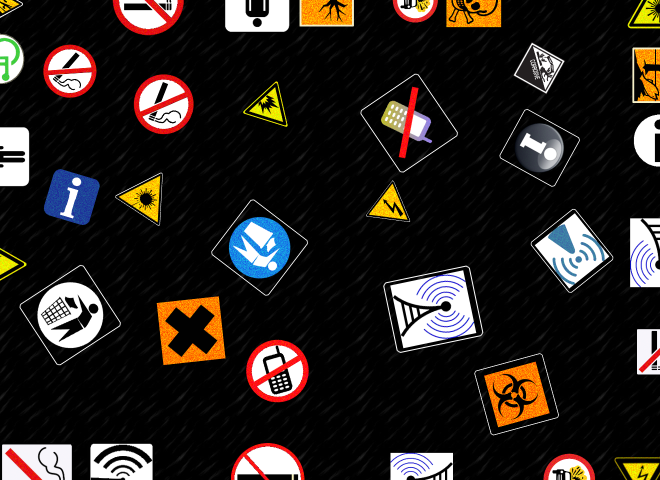
%> input picture TRABALHO_2/Seq39x/imagens/svpi2023_TP2_img_391_09.png, 1320 x 960 px (shown at 1/2 size); its folder holds only this picture in this run
$ octave counter_v4_objects.m   (GNU Octave 9; MATLAB toolbox functions it lacks are replaced by stand-ins)
%> lines starting %> are read from the running program, lines starting %| are printed output that depends on the picture; in (x1, y1, x2, y2) boxes, pixels count from 0 and x2, y2 are one past the last pixel; in counts of white or black regions, pixels touching at a corner belong together; the program's own positions count from 1
clear all
close all
clc
%function tp2_97746()
nn = 97746;

dificuldade = 1; % 1-hardest; 2-mid; 3 - easier

% lista = dir("Imagens de Referência/frame/svpi2023_TP2_img_*"+dificuldade+"_*.png");
% lista = dir("Imagens de Referência/noframe/svpi2023_TP2_img_*"+dificuldade+"_*.png");
 lista = dir("Seq39x/imagens/svpi2023_TP2_img_*"+dificuldade+"_*.png");
% lista = dir("../svpi2023_TP2_img_*"+dificuldade+"_*.png");

num_files = size(lista,1);
matrix = zeros(num_files,18);
for i=1:num_files
    tic
    file = lista(i).name;
    num_seq = str2double(file(18:20));
    num_img = str2double(file(22:23));
    image = im2double(imread([lista(i).folder,'\',lista(i).name]));
    %imshow(image)
    figure
    [obj_border,obj_ok,obj_frame,bio,cor,elec,explo,info,laser,lit,phone,smoking,tox,wc,wifi] = func_identifier(image);
    matrix(i,:) =[nn,num_seq,num_img,obj_border,obj_ok,obj_frame,bio,cor,elec,explo,info,laser,lit,phone,smoking,tox,wc,wifi];
    %pause
    toc
end
writematrix(matrix,"tp2_97746.txt")
disp('finished')
%close all
%end

function [obj_border,obj_ok,obj_frame,bio,cor,elec,explo,info,laser,lit,phone,smoking,tox,wc,wifi] = func_identifier(image)
obj_border = 0;
obj_ok = 0;
obj_frame = 0;
bio = 0;
cor = 0;
elec = 0;
explo = 0;
info = 0;
laser = 0;
lit = 0;
phone = 0;
smoking = 0;
tox = 0;
wc = 0;
wifi = 0;

% Convert the RGB image to double precision for processing
rgbImage = im2double(image);

% Specify the standard deviation of the Gaussian filter
sigma = 1; % Adjust this value as needed

% Apply Gaussian filter to each channel separately
redChannel = imgaussfilt(rgbImage(:,:,1), sigma);
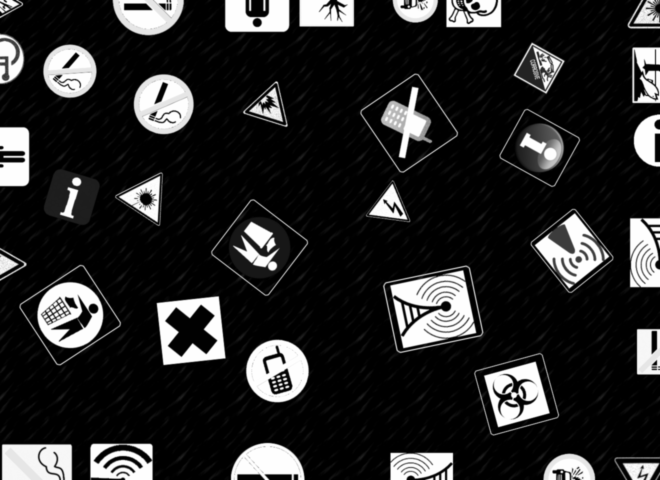
%> redChannel: size 960x1320 double (shown at 1/2 size); min 0, max 1, mean 0.165
greenChannel = imgaussfilt(rgbImage(:,:,2), sigma);
blueChannel = imgaussfilt(rgbImage(:,:,3), sigma);

% Combine the filtered channels into a single RGB image
filteredImage = cat(3, redChannel, greenChannel, blueChannel);
Z = rgb2gray(filteredImage);
Z = imadjust(Z);
Z = bsxfun(@times,image,cast(Z, 'like', image));
%> Z: size 960x1320x3 double
Z = rgb2gray(Z);
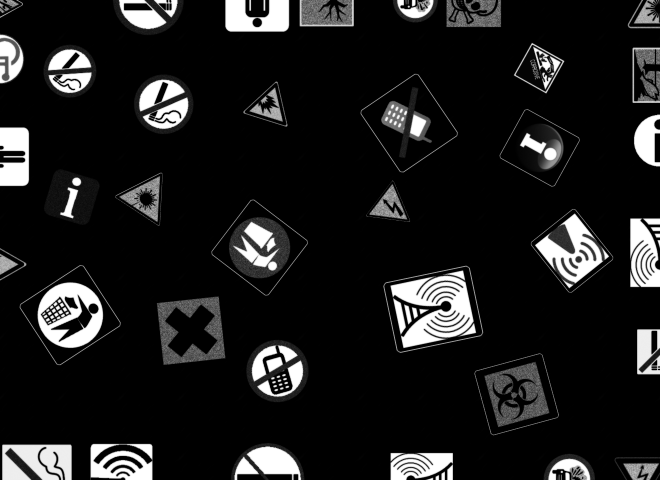
%> Z: size 960x1320 double (shown at 1/2 size); min 0, max 1, mean 0.113
imshow(Z)
% % Z = rgb2gray(Z);
% % figure
% % imshow(Z)
%
%
tolerance = 0.1;
tolerance_inf = 1-tolerance;
tolerance_sup = 1+tolerance;
%
mask = bwareaopen(Z, 200);
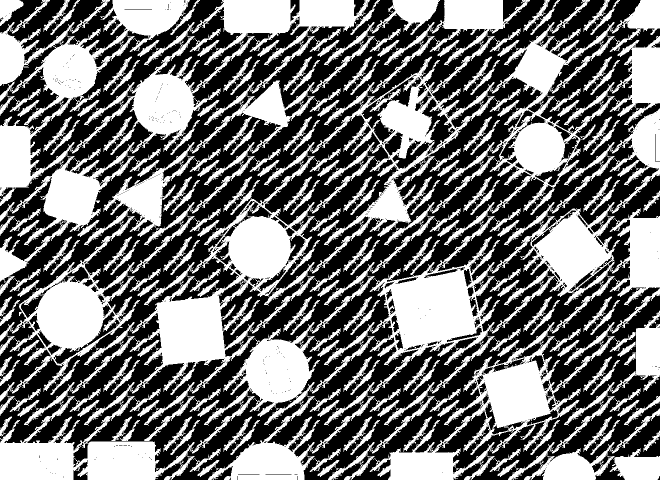
%> mask: size 960x1320 logical (shown at 1/2 size); 45.7% white; 225 white regions
[L,~] = bwlabel(mask);
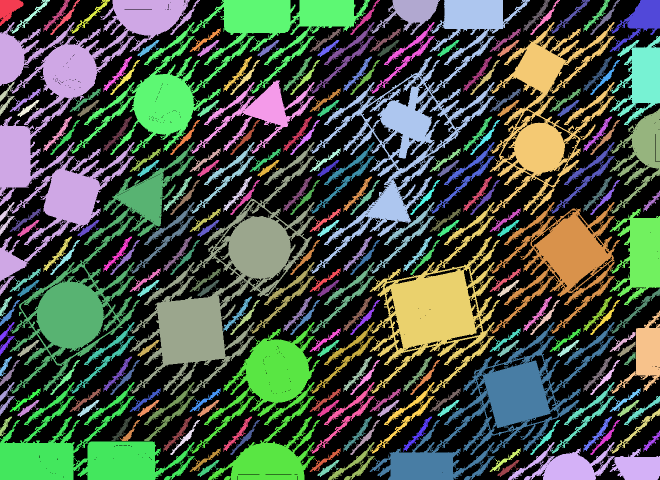
%> L: size 960x1320 double (shown at 1/2 size); 226 distinct labels, from 0 to 225; one colour per label, 0 black
features = regionprops(mask,'all');
%> features = 225 regions; largest, box (x1, y1, x2, y2), Area, Centroid, MajorAxisLength, MinorAxisLength and Eccentricity: (0, 0, 400, 591) 55634 [135.8 234.3] 658.7 311.7 0.881, (259, 284, 631, 790) 43883 [448.8 577.9] 518.9 181.4 0.937, (141, 0, 740, 310) 39138 [444.3 121.8] 636.9 172.5 0.963
border_limits_solidity = [0.044261*tolerance_inf 0.053804*tolerance_sup];
border_limits_circularity = [0.037822*tolerance_inf 0.046407*tolerance_sup];
border_idx_solidity = find([features.Solidity] > border_limits_solidity(1) & [features.Solidity]<border_limits_solidity(2));
%> border_idx_solidity = []
border_idx_circularity = find([features.Circularity] > border_limits_circularity(1) & [features.Circularity]<border_limits_circularity(2));
%> border_idx_circularity = [126 213]
%
mask = ismember(L, intersect(border_idx_solidity, border_idx_circularity));
%> mask: size 960x1320 logical; every value is 0
filled = imfill(mask, 'holes');
features_filled = regionprops(filled,'all');
%> features_filled = 0 regions
border_idx_circularity = find([features_filled.Circularity] > 0.7);
%> border_idx_circularity = []
obj_frame = length(border_idx_circularity);
%> obj_frame = 0
Z_1 = Z-mask;
%
img = imdilate(Z_1,ones(3));
img = imfill(img,'holes');
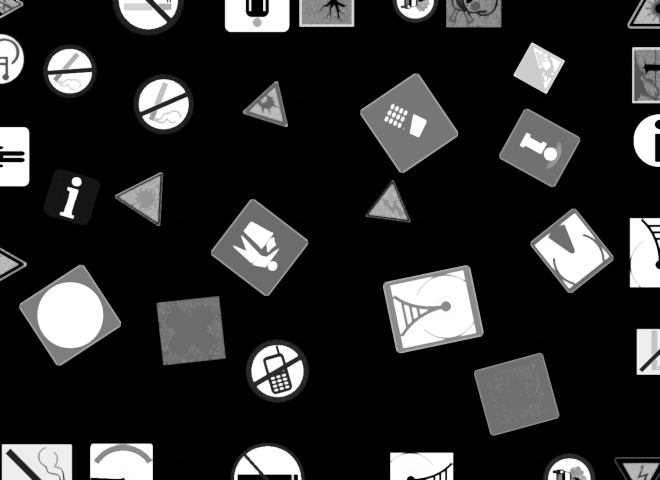
%> img: size 960x1320 double (shown at 1/2 size); min 0, max 1, mean 0.172
Z_1 = bwconvhull(img,'objects');
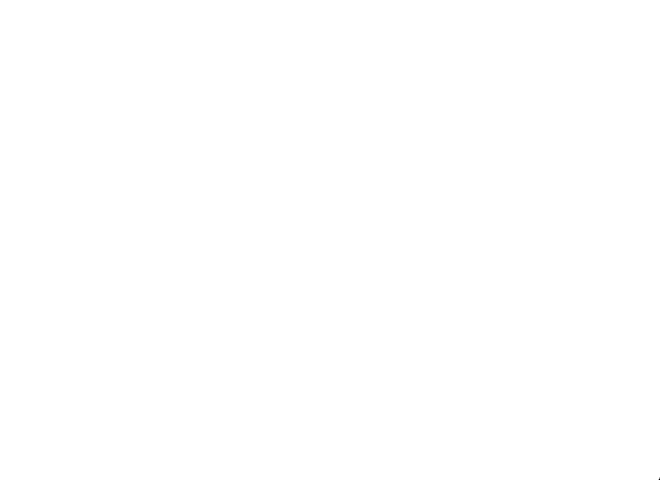
%> Z_1: size 960x1320 logical (shown at 1/2 size); 100% white; black in thin lines or dots, all inside (x1, y1, x2, y2) = (1317, 955, 1320, 960)
Z_1 = bwmorph(Z_1,"bridge");
Z_1 = bwareaopen(Z_1, 200);

S = false(size(Z));
S(1,:)=1;S(end,:)=1;
%> after `S(1,:)=1`: S: size 960x1320 logical; 0.1% white in thin lines or dots, all inside (x1, y1, x2, y2) = (0, 0, 1320, 1)
S(:,1)=1;S(:,end)=1;
%> after `S(:,end)=1`:
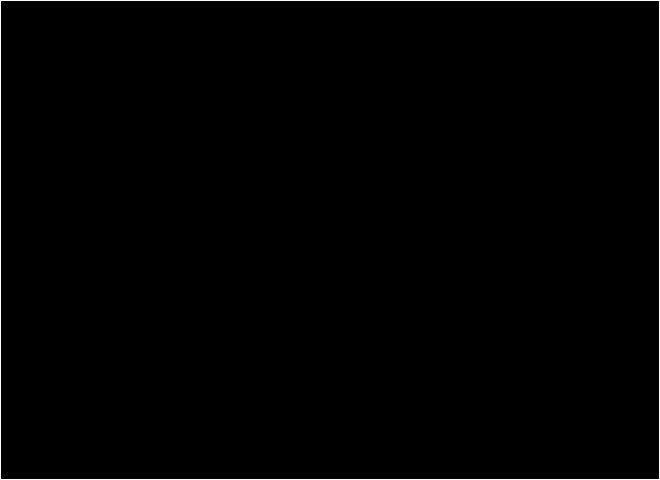
%> S: size 960x1320 logical (shown at 1/2 size); 0.36% white in thin lines or dots
S = and(S,Z_1);
%> S: size 960x1320 logical; 0.36% white in thin lines or dots
M = imreconstruct(S,Z_1);

[~,obj_border] = bwlabel(M);
%> obj_border = 1

N = and(Z_1,not(M));
[L,obj_ok] = bwlabel(N);
%> L: size 960x1320 double; every value is 0
%> obj_ok = 0
L = L.*Z;

imshow(L)
features = regionprops(L,'Circularity','Centroid','Solidity','Area','BoundingBox','Eccentricity','Image');
%> features = 0 regions
% [5 lines of commented-out code are left out]
Patts = [[features.Circularity]' [features.Solidity]' [features.Eccentricity]'];
%> Patts = []
% [10 lines of commented-out code are left out]
noInfRows = ~any(isinf(Patts), 2);
%> noInfRows = []
Patts = Patts(noInfRows,:);
%
% noInfRows_2 = ~any(isinf(Patts_2), 2);
% Patts_2 = Patts_2(noInfRows_2,:);
%
% %
boxes = zeros(size([features.Circularity],2),4);
for b=1:size([features.Circularity],2)
    boxes(b,:) = features(b).BoundingBox;
end
%> this loop made 0 passes
%> `[obj_border,obj_ok,obj_frame,bio,cor,elec,explo,info,laser,lit,phone,s..`: obj_border = 1; obj_ok = 0
% [171 lines of commented-out code are left out]
end

% [104 lines left out: functions autobin, cent_moment, feature_vec, not called in this run]
